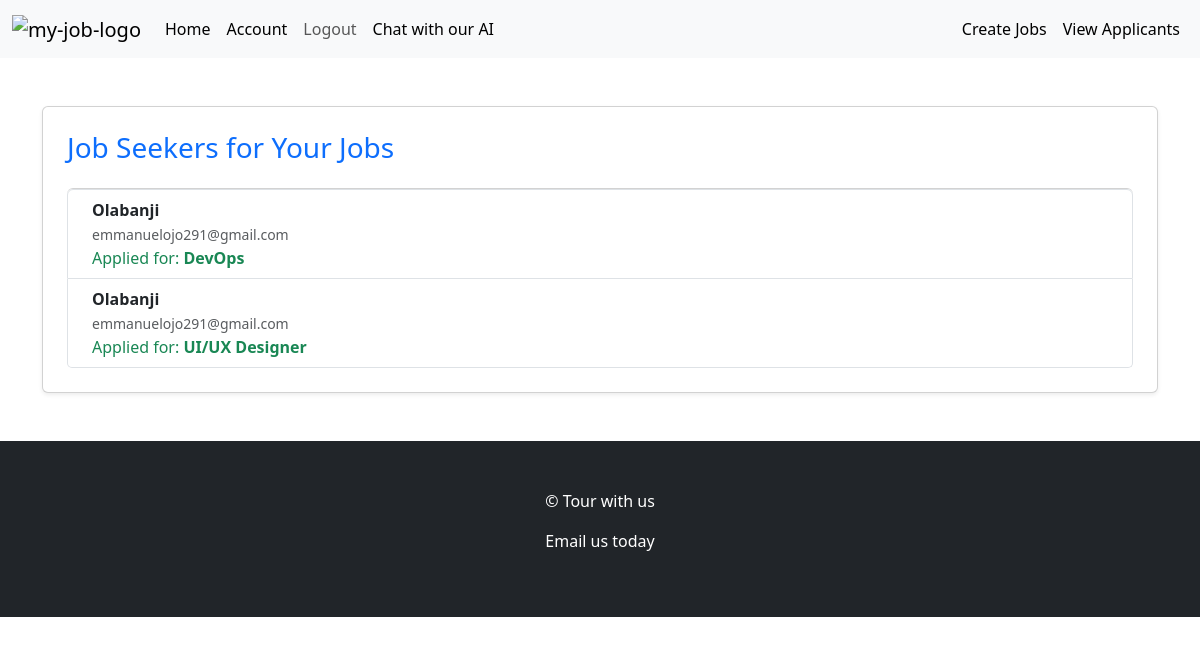
The page /employers/view_applicants/ (signed in) on the database as committed earlier.
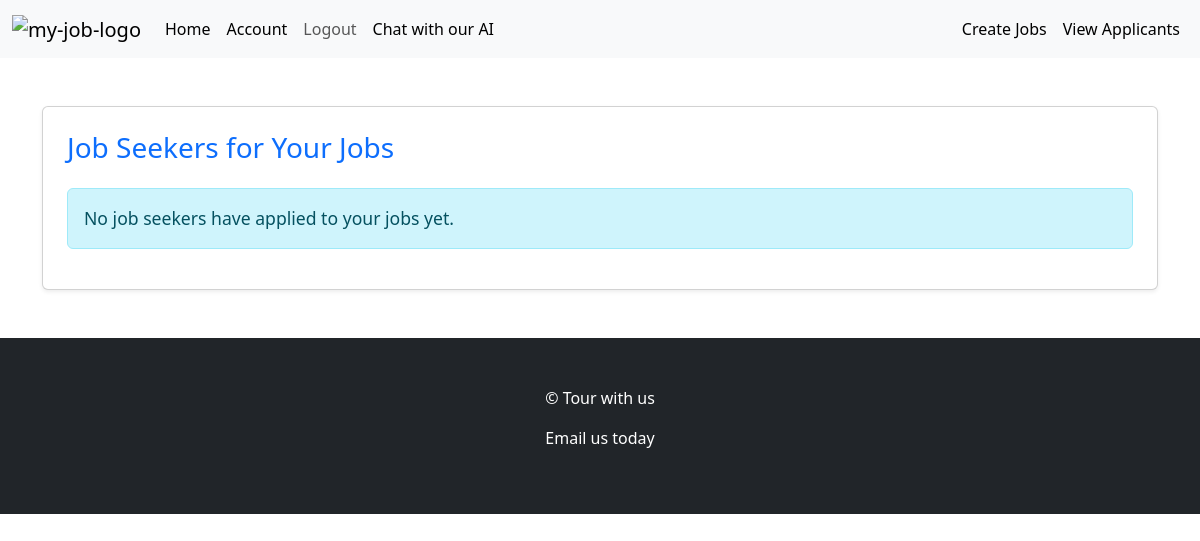
The same page on the database as committed later.
### job_seekers/models.py (models this page shows, shortened)
class Job_application(models.Model):
    STATUS_CHOICES = [
        ('pending', 'Pending'),
        ('accepted', 'Accepted'),
        ('rejected', 'Rejected')
    ]
    status = models.CharField(max_length=50, choices=STATUS_CHOICES, default='pending')
    user = models.ForeignKey(CustomUser, null=True, blank=True, on_delete=models.CASCADE, related_name='jobs_applied')
    job = models.ForeignKey(Job, null=True, blank=True, on_delete=models.CASCADE, related_name='job_applications')

class CustomUser(AbstractUser):
    name = models.CharField(max_length=255, blank=True)
    email = models.EmailField(unique=True)
    bio = models.TextField(blank=True, null=True)
    has_seen_login_message = models.BooleanField(default=False)
    ROLE_CHOICES = {
        ('employee', 'Employee'),
        ('employer', 'Employer'),
    }
    role = models.CharField(max_length=30, choices=ROLE_CHOICES)
    USERNAME_FIELD = 'email'
    REQUIRED_FIELDS = ['username', 'name', 'role']

class Job(models.Model):
    job_logo = models.ImageField(default='download.jpg', upload_to='static/images', null=True, blank=True)
    title = models.CharField(max_length=255)
    employer = models.ForeignKey(CustomUser, on_delete=models.CASCADE, related_name='applied_jobs', null=True, blank=True)
    description = models.TextField()
    company_name = models.CharField(max_length=100)
    company_details = models.TextField(null=True, blank=True)
    location = models.CharField(max_length=100)
    created = models.DateTimeField(auto_now_add=True)
    updated = models.DateTimeField(auto_now=True)
    class Meta:
        ordering = ['-updated', '-created']

### employers/views.py (the view)
# urls.py: path('view_applicants/', views.view_applicants, name='view_applicants'),
@login_required(login_url='main_login')
@restrict_to_employer
def view_applicants(request):
    employer = request.user
    employer_jobs = Job.objects.filter(employer=employer)
    job_applications = Job_application.objects.filter(job__in=employer_jobs)
    context = {'employer': employer, 'job_applications': job_applications}
    return render(request, 'emp/view_applicants.html', context)

### employers/templates/emp/view_applicants.html
{% extends 'base/main.html' %}
{% block content %}
<div class="container mt-5">
    <div class="card shadow-sm p-4">
        <h3 class="mb-4 text-primary">Job Seekers for Your Jobs</h3>
        {% if job_applications %}
            <ul class="list-group">
                {% for application in job_applications %}
                    <li class="list-group-item d-flex justify-content-between align-items-start">
                        <div class="ms-2 me-auto">
                            <div class="fw-bold">
                                <a href="{% url 'applicants_profile' application.user.id application.job.id %}" class="text-decoration-none text-dark">
                                    {{ application.user.name }}
                                </a>
                            </div>
                            <small class="text-muted">{{ application.user.email }}</small><br>
                            <span class="text-success">Applied for: <strong>{{ application.job.title }}</strong></span>
                        </div>
                    </li>
                {% endfor %}
            </ul>
        {% else %}
            <div class="alert alert-info">
                No job seekers have applied to your jobs yet.
            </div>
        {% endif %}
    </div>
</div>
{% endblock %}

Rows that differ between the two databases and show on the page:
removed Job_application: user.name "Olabanji", user.email "emmanuelojo291@gmail.com", job "DevOps"
removed Job_application: user.name "Olabanji", user.email "emmanuelojo291@gmail.com", job "UI/UX Designer"
Other text that changed with them:
text now shown: "No job seekers have applied to your jobs yet."
